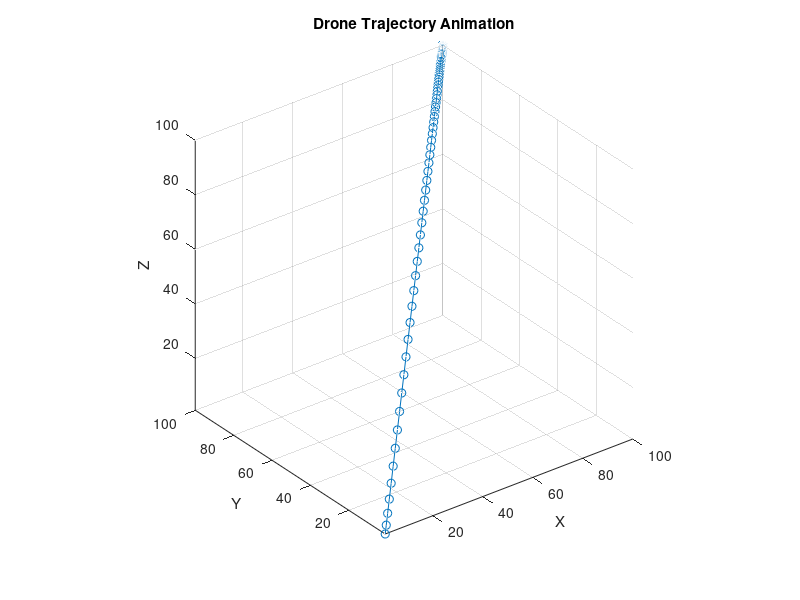
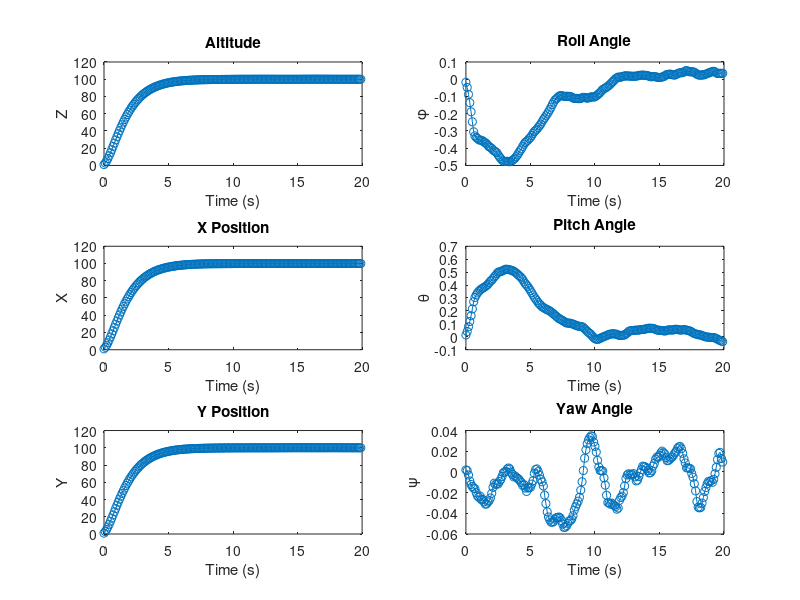

Write MATLAB code to recreate these figures, in order. (Note: this script raises an error after producing the figures.)
clear all;
close all;
clc;

%% Parameters of drone
m = 0.6150; % mass
g = 9.81; % gravity

omega = 0.4; % We define omega = -w1-w2+w3+w4, with wi the angular velocity for each rotor.
Jx = 0.0154;
Jy = 0.0154;
Jz = 0.0309;
Jr = 0.05; % Inertia of the entire motors and rotors around the axis of the body.

a1 = (Jy - Jz) / Jx;  b1 = Jr * omega / Jx;  c1 = 1 / Jx;
a2 = (Jz - Jx) / Jy;  b2 = Jr * omega / Jy;  c2 = 1 / Jy;
a3 = (Jx - Jy) / Jz;  c3 = 1 / Jz;

%% Initialization
% Initial position, velocity, acceleration, and pose
x = 0;  x_dot = 0;
y = 0;  y_dot = 0;
z = 0;  z_dot = 0;

phi = 0;  phi_dot = 0;
theta = 0;  theta_dot = 0;
psi = 0;  psi_dot = 0;

% Target position, velocity, acceleration, and pose
xd = 100;  xd_v = 0;  xd_a = 0;
yd = 100;  yd_v = 0;  yd_a = 0;
zd = 100;  zd_v = 0;  zd_a = 0;

phid = 2;  phid_dot = 0;  phid_double_dot = 0;
thetad = 2;  thetad_dot = 0;  thetad_double_dot = 0;
psid = 0;  psid_dot = 0;  psid_double_dot = 0;

% Gains
k1 = 1;
k2 = 1;
k3 = 1;
k4 = 1;
k5 = 1;
k6 = 1;
k7 = 1;
k8 = 1;
k9 = 1;
k10 = 1;
k11 = 1;
k12 = 1;

%% Definition of State Space
% States
x1 = phi;
x2 = phi_dot;
x3 = theta;
x4 = theta_dot;
x5 = psi;
x6 = psi_dot;
x7 = z;
x8 = z_dot;
x9 = x;
x10 = x_dot;  
x11 = y;
x12 = y_dot;

%% Loop

num_steps = 200;
dt = 0.1;  % Adjusted time step for better animation

% Arrays to store state values
phi_array = zeros(num_steps, 1);
theta_array = zeros(num_steps, 1);
psi_array = zeros(num_steps, 1);
z_array = zeros(num_steps, 1);
x_array = zeros(num_steps, 1);
y_array = zeros(num_steps, 1);

figure;

for t = 1:num_steps
%     % Without noises
%     x1 = phi;
%     x2 = phi_dot;
%     x3 = theta;
%     x4 = theta_dot;
%     x5 = psi;
%     x6 = psi_dot;
%     x7 = z;
%     x8 = z_dot;
%     x9 = x;
%     x10 = x_dot;
%     x11 = y;
%     x12 = y_dot;
    
    % Adding noises to states
    x1 = phi+0.1*randn(1);
    x2 = phi_dot+0.1*randn(1);
    x3 = theta+0.1*randn(1);
    x4 = theta_dot+0.1*randn(1);
    x5 = psi+0.1*randn(1);
    x6 = psi_dot+0.1*randn(1);
    x7 = z+0*randn(1);
    x8 = z_dot+0.1*randn(1);
    x9 = x+0.1*randn(1);
    x10 = x_dot+0.1*randn(1);
    x11 = y+0.1*randn(1);
    x12 = y_dot+0.1*randn(1);
    
    % Position system
    ez_dot = x8 - zd_v;
    e2 = x8 - zd_v + k1 * (x7 - zd);
    ex_dot = x10 - xd_v;
    e3 = x10 - xd_v + k3 * (x9 - xd);
    ey_dot = x12 - yd_v;
    e4 = x12 - yd_v + k5 * (x11 - yd);
    
    u1 = m * (g - zd_a + k1 * ez_dot + k2 * e2) / (cos(x1) * cos(x3));
    ux = m * (-xd_a + k3 * ex_dot + k4 * e3) / u1;
    uy = m * (-yd_a + k5 * ey_dot + k6 * e4) / u1;

    % Pose system
    phid = asin(ux * sin(x5) - uy * cos(x5));
    thetad = asin(ux / (cos(x1) * cos(x5)) - sin(x1) * sin(x5) / (cos(x1) * cos(x5)));
    
    ephi_dot = x2 - phid_dot;
    e5 = x2 - phid_dot + k7 * (x1 - phid);
    etheta_dot = x4 - thetad_dot;
    e6 = x4 - thetad_dot + k9 * (x3 - thetad);
    epsi_dot = x6 - psid_dot;
    e7 = x6 - psid_dot + k11 * (x5 - psid);
    
    u2 = (-x4 * x6 * a1 + x4 * b1 + phid_double_dot - k7 * ephi_dot - k8 * e5) / c1;
    u3 = (-x2 * x6 * a2 + x2 * b2 + thetad_double_dot - k9 * etheta_dot - k10 * e6) / c2;
    u4 = (-x2 * x4 * a3 + psid_double_dot - k11 * epsi_dot - k12 * e7) / c3;

    % Update of states
    phi_double_dot = x4 * x6 * a1 - x4 * b1 + c1 * u2;
    theta_double_dot = x2 * x6 * a2 - x2 * b2 + c2 * u3;
    psi_double_dot = x2 * x4 * a3 + c3 * u4;
    z_double_dot = g - u1 * cos(x1) * cos(x3) / m;
    x_double_dot = -u1 * ux / m;
    y_double_dot = -u1 * uy / m;

    % Euler integration to update velocities
    phi_dot = phi_dot + phi_double_dot * dt;
    theta_dot = theta_dot + theta_double_dot * dt;
    psi_dot = psi_dot + psi_double_dot * dt;
    z_dot = z_dot + z_double_dot * dt;
    x_dot = x_dot + x_double_dot * dt;
    y_dot = y_dot + y_double_dot * dt;

    % Euler integration to update states
    phi = phi + phi_dot * dt;
    theta = theta + theta_dot * dt;
    psi = psi + psi_dot * dt;
    z = z + z_dot * dt;
    x = x + x_dot * dt;
    y = y + y_dot * dt;
    
    % Store state values
    if t <= num_steps
        phi_array(t,1) = phi;
        theta_array(t) = theta;
        psi_array(t) = psi;
        z_array(t) = z;
        x_array(t) = x;
        y_array(t) = y;
    end

    % Plot animation
    plot3(x_array, y_array, z_array, '-o');
    xlabel('X');
    ylabel('Y');
    zlabel('Z');
    title('Drone Trajectory Animation');
    grid on;
    axis equal;
    drawnow;
end

%% Create subplots for each state variable
figure;

subplot(3, 2, 2);
plot(0:dt:(num_steps-1)*dt, phi_array, '-o');
xlabel('Time (s)');
ylabel('\phi');
title('Roll Angle');

subplot(3, 2, 4);
plot(0:dt:(num_steps-1)*dt, theta_array, '-o');
xlabel('Time (s)');
ylabel('\theta');
title('Pitch Angle');

subplot(3, 2, 6);
plot(0:dt:(num_steps-1)*dt, psi_array, '-o');
xlabel('Time (s)');
ylabel('\psi');
title('Yaw Angle');

subplot(3, 2, 1);
plot(0:dt:(num_steps-1)*dt, z_array, '-o');
xlabel('Time (s)');
ylabel('Z');
title('Altitude');

subplot(3, 2, 3);
plot(0:dt:(num_steps-1)*dt, x_array, '-o');
xlabel('Time (s)');
ylabel('X');
title('X Position');

subplot(3, 2, 5);
plot(0:dt:(num_steps-1)*dt, y_array, '-o');
xlabel('Time (s)');
ylabel('Y');
title('Y Position');

% Adjust the layout
sgtitle('Drone State Variables Over Time');